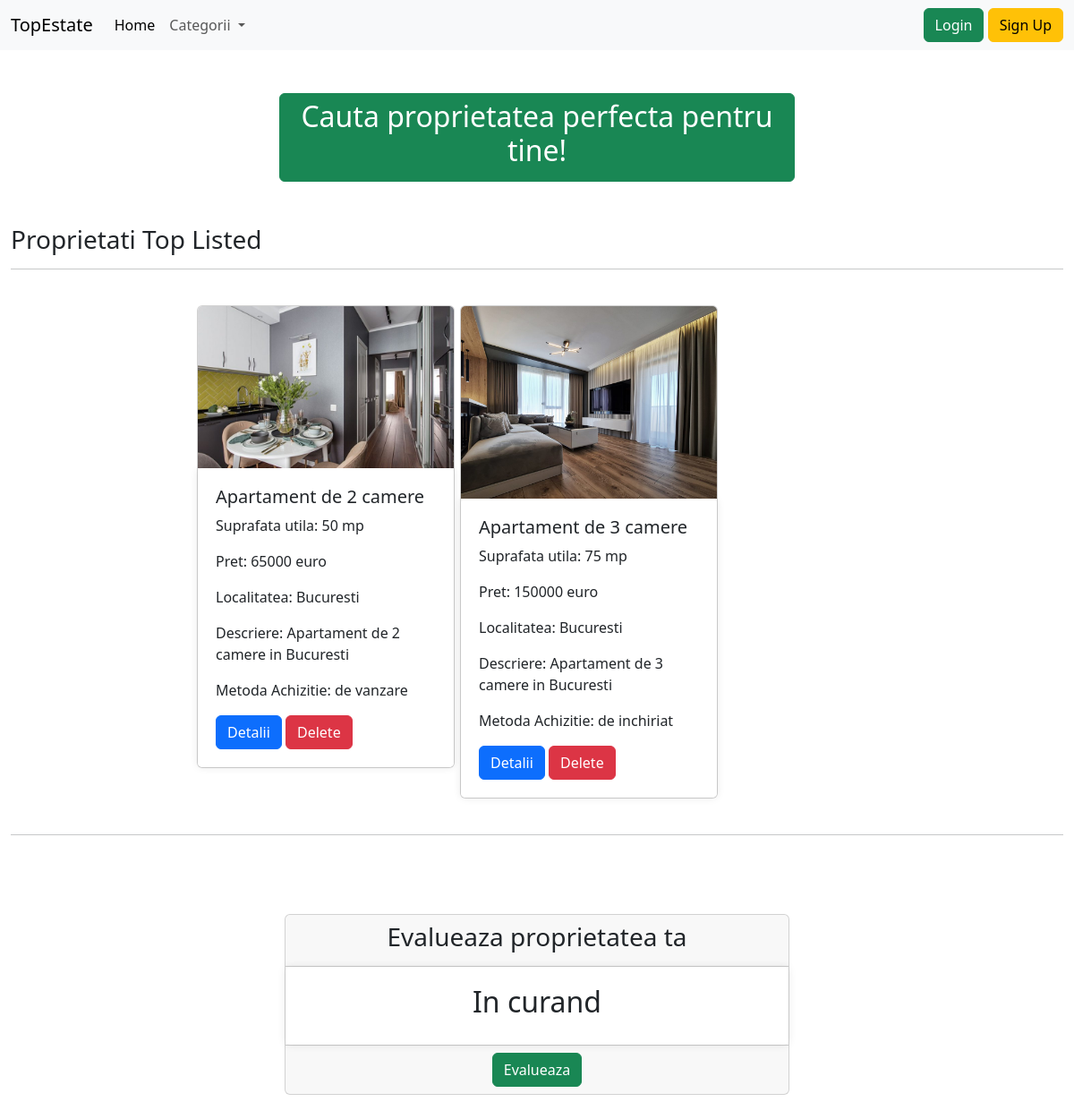
The page / on the database its author committed.
### createPost/models.py (models this page shows, shortened)
class Anunt(models.Model):
    optiuni_proprietati = [
        ('apartamente', 'Apartamente'),
        ('case/vile', 'Case/Vile'),
        ('terenuri', 'Terenuri')
    ]
    optiuni_achizitie = [
        ('de vanzare', 'De vanzare'),
        ('de inchiriat', 'De inchiriat')
    ]
    tipuri_anunt = [
        ('C0', 'Comision 0'),
        ('AR', 'Ansamblu Rezidential'),
        ('AI', 'Agentii Imobiliare')
    ]
    tip_proprietate = models.CharField(choices=optiuni_proprietati, max_length=30)
    tip_vanzare = models.CharField(choices=optiuni_achizitie, max_length=30)
    titul_anunt = models.CharField(max_length=80)
    poze = models.ImageField(upload_to='media/', null=True)
    suprafata_utila = models.CharField(max_length=10)
    numar_camere = models.CharField(max_length=15)
    numar_bai = models.CharField(max_length=15)
    numar_carte_funciara = models.CharField(max_length= 15)
    pret = models.CharField(max_length=30)
    localizare = models.CharField(max_length=80)
    descriere = models.TextField(max_length=500)
    tip_anunt = models.CharField(choices=tipuri_anunt, max_length=2)

### Home/views.py (the view)
# urls.py: path('', views.HomeTemplateView.as_view(), name='home'),
class HomeTemplateView(CreateView, ListView):
    template_name = 'Home/homepage.html'
    model = Anunt, Promovare
    context_object_name = 'all_announce'
    form_class = SearchForm
    def get_queryset(self):
        return Promovare.objects.filter(metoda_de_promovare='TL')
    def get_context_data(self, **kwargs):
        context = super().get_context_data(**kwargs)
        context['searches'] = Search.objects.all()
        context['promovares'] = Promovare.objects.all()
        context['4_tl'] = Anunt.objects.filter(promovare__metoda_de_promovare='TL').order_by('-pret')[:4]
        return context

### templates/Home/homepage.html (shortened to what this page needs)
{% extends 'base.html' %}
{% load static %}
{% block content %}
    <div class="container-fluid">
        <div class="row">
            <div class="col-md-6 offset-md-3">
                <br><br>
                    <form method="GET" action="{% url 'filter' %}">
                            <div class="text-center">
                                <button class="btn btn-success mx-auto" type="submit" ><h2>Cauta proprietatea perfecta pentru tine!</h2></button>
                            </div>
                    </form>
            </div>
        </div>
        <br>
        <br>
        <H3>Proprietati Top Listed</H3>
        <hr>
        <div class="container-fluid">
            <div class="row">
                {% for anunt in 4_tl%}
                    <div class="col-md-1 offset-md-2">
                        <br>
                        <div class="card" style="width: 18rem;">
                            {% if anunt.poze %}
                                <img src="{{ anunt.poze.url }}" class="card-img-top" alt="...">
                            {% else %}
                                <img src="{% static 'images/no_image_available.png' %}" class="card-img-top" alt="...">
                            {% endif %}
                            <div class="card-body">
                                <h5 class="card-title">{{ anunt.titul_anunt }}</h5>
                                <p class="card-text">Suprafata utila: {{ anunt.suprafata_utila }} mp</p>
                                <p class="card-text">Pret: {{ anunt.pret }} euro</p>
                                <p class="card-text">Localitatea: {{ anunt.localizare }}</p>
                                <p class="card-text">Descriere: {{ anunt.descriere }}</p>
                                <p class="card-text">Metoda Achizitie: {{ anunt.tip_vanzare }}</p>
                                <a href="{% url 'post' anunt.id %}" class="btn btn-primary">Detalii</a>
                                <a href="{% url 'delete' anunt.id %}" class="btn btn-danger">Delete</a>
                            </div>
                        </div>
                    </div>
                {% endfor %}
            </div>
        </div>
        <br>
        <hr>
        <br>
        <div class="container-fluid">
        <div class="row">
            <div class="col-md-6 offset-md-3">
                <br><br>
                <div class="card">
                    <div class="card-header">
                        <h3 class="text-center"> Evalueaza proprietatea ta </h3>
                    </div>
                    <form method="post">
                        <div class="card-body">
                            <h2 class="text-center">In curand</h2>
                        </div>
                    </form>
                    <div class="card-footer text-center">
                        <button class="btn btn-success" type="submit">Evalueaza</button>
                    </div>
                </div>
            </div>
        </div>
{% endblock %}

### static/css/my_style.css (style rules this page uses)
.card-body { background-color: #fff; padding: 20px; border-radius: 5px; box-shadow: 0px 0px 10px rgba(0,0,0,0.1); }

### rows shown on the page
Anunt: poze (picture), titul_anunt "Apartament de 2 camere", suprafata_utila "50", pret "65000", localizare "Bucuresti", descriere "Apartament de 2 camere in Bucuresti", tip_vanzare "de vanzare"
Anunt: poze (picture), titul_anunt "Apartament de 3 camere", suprafata_utila "75", pret "150000", localizare "Bucuresti", descriere "Apartament de 3 camere in Bucuresti", tip_vanzare "de inchiriat"
